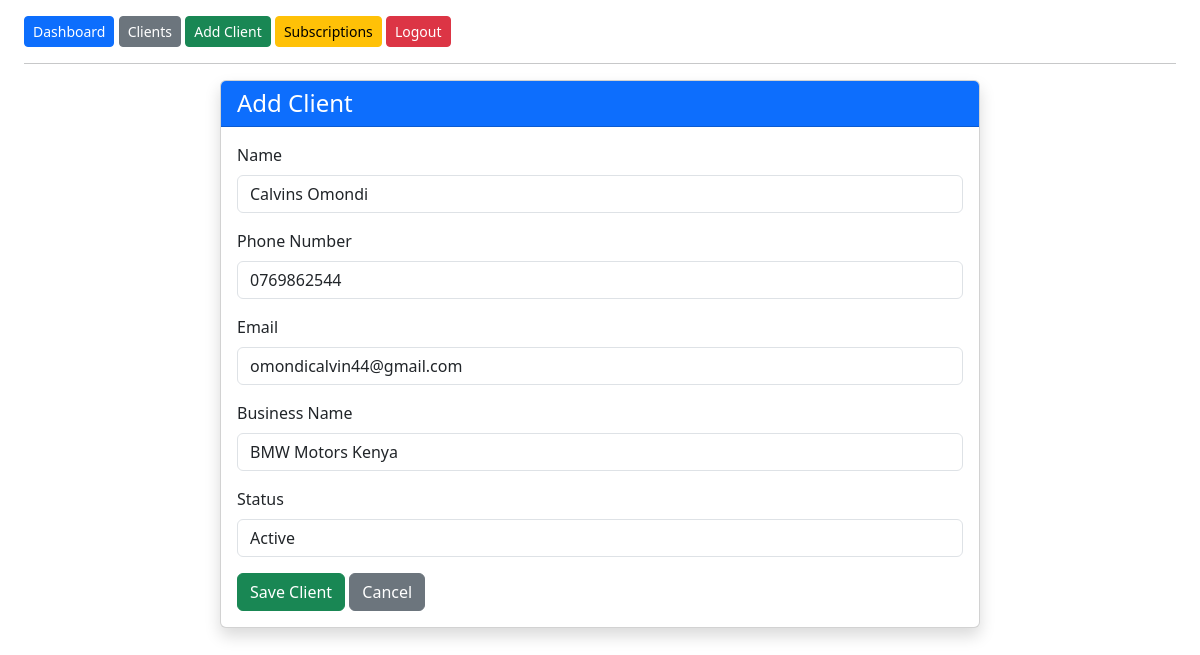
Page /edit/3/ (signed in) on the committed database.
### tracker/models.py (models this page shows, shortened)
class Client (models.Model):
    STATUS_CHOICES = [
        ('active', 'Active'),
        ('inactive', 'Inactive')
    ]
    name = models.CharField(max_length=100)
    phone_number= models.CharField(max_length=12)
    email = models.EmailField(unique=True)
    business_name= models.CharField( max_length=50)
    status = models.CharField(
        max_length=50,
        choices= STATUS_CHOICES,
        default= 'active'
    )

### tracker/views.py (the view)
# urls.py: path('edit/<int:pk>/', views.edit_client, name='edit-client'),
@login_required
def edit_client(request, pk):
    client = get_object_or_404(Client, pk=pk)
    if request.method == 'POST':
        form = ClientForm(
            request.POST,
            instance=client
        )
        if form.is_valid():
            form.save()
            messages.success(
                request,
                "Client updated successfully."
            )
            return redirect('client-list')
    else:
        form = ClientForm(instance=client)
    return render(
        request,
        'tracker/client_form.html',
        {'form': form}
    )

### tracker/forms.py
class ClientForm(forms.ModelForm):
    class Meta:
        model = Client
        fields = '__all__'
    def __init__(self, *args, **kwargs):
        super().__init__(*args, **kwargs)
        for field in self.fields.values():
            field.widget.attrs.update({
                'class': 'form-control'
            })

### tracker/templates/tracker/client_form.html (shortened to what this page needs)
{% extends 'tracker/base.html' %}
{% block content %}
<div class="row justify-content-center">
    <div class="col-md-8">
        <div class="card shadow">
            <div class="card-header bg-primary text-white">
                <h4 class="mb-0">Add Client</h4>
            </div>
            <div class="card-body">
                <form method="POST">
                    <div class="mb-3">
                        <label class="form-label">
                            Name
                        </label>
                        {{ form.name }}
                    </div>
                    <div class="mb-3">
                        <label class="form-label">
                            Phone Number
                        </label>
                        {{ form.phone_number }}
                    </div>
                    <div class="mb-3">
                        <label class="form-label">
                            Email
                        </label>
                        {{ form.email }}
                    </div>
                    <div class="mb-3">
                        <label class="form-label">
                            Business Name
                        </label>
                        {{ form.business_name }}
                    </div>
                    <div class="mb-3">
                        <label class="form-label">
                            Status
                        </label>
                        {{ form.status }}
                    </div>
                    <button
                        type="submit"
                        class="btn btn-success">
                        Save Client
                    </button>
                    <a href="{% url 'client-list' %}"
                       class="btn btn-secondary">
                        Cancel
                    </a>
                </form>
            </div>
        </div>
    </div>
</div>
{% endblock %}

### rows in the picture
Client: name "Calvins Omondi", phone_number "0769862544", email "omondicalvin44@gmail.com", business_name "BMW Motors Kenya", status "Active"
